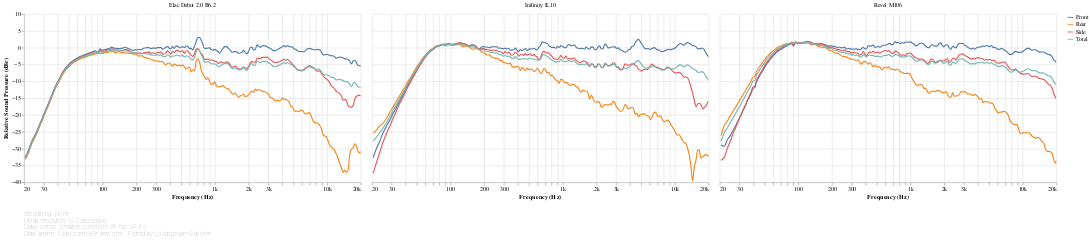

Source (notebook cell):
### Markdown cell above
[ANSI-CTA-2034-A](https://shop.cta.tech/products/standard-method-of-measurement-for-in-home-loudspeakers) section 5.2 defines the following Horizontal Reflection curves as the power average of the responses at the following horizontal angles:

- **Front**: ±0-30°
- **Side**: ±40-80°
- **Rear**: ±90-180° (i.e. rear semicircle)

### Code cell
#@markdown
def reflection_responses_chart(axis):
    return conditional_chart(max_sidebyside_speaker_count, lambda: frequency_response_db_chart(
        speakers_fr_ready
            .loc[:, f'{axis} Reflections']
            .rename_axis(columns=['Direction'])
            .rename(columns=lambda column:
                    re.sub(f' ?{axis} ?', '', re.sub(' ?Reflection ?', '', column))),
        lambda chart: lsx.util.pipe(chart
            .encode(sound_pressure_yaxis(), key_color()),
            speaker_facet, speaker_input),
        lambda chart: lsx.alt.interactive_line(chart),
        fold={},
        additional_tooltips=[alt.Tooltip('key', type='nominal', title='Direction')],
        sidebyside=True))

reflection_responses_chart('Horizontal')

### Figure 1 — Vega-Lite specification as saved in the notebook (floating-point values rounded to 4 significant figures; data arrays with more than 128 entries replaced by an {"elided": "..."} marker saying what was removed)
{"config": {"view": {"continuousWidth": 400, "continuousHeight": 300, "opacity": 0}}, "vconcat": [{"data": {"name": "data-854c68ca50de1d2d6534e2aaac812b79"}, "facet": {"type": "nominal", "field": "speaker", "title": null}, "spec": {"layer": [{"mark": {"type": "line", "clip": true, "interpolate": "monotone"}, "encoding": {"opacity": {"condition": {"value": 1, "selection": "selector026"}, "value": 0.2}}, "selection": {"selector026": {"type": "multi", "encodings": ["color"], "bind": "legend"}, "selector028": {"type": "interval", "bind": "scales", "encodings": ["x", "y"]}, "selector029": {"type": "single", "fields": ["speaker"], "bind": {"input": "select", "options": [null, "Elac Debut 2.0 B6.2", "Inifinity IL10", "Revel M106"], "labels": ["All", "Elac Debut 2.0 B6.2", "Inifinity IL10", "Revel M106"], "name": "Speaker: "}}}}, {"mark": {"type": "circle", "clip": true, "size": 100}, "encoding": {"fillOpacity": {"condition": {"value": 0.3, "selection": "selector027"}, "value": 0}}, "selection": {"selector027": {"type": "single", "on": "mouseover", "clear": "mouseout", "empty": "none", "encodings": ["x", "y"]}}}], "encoding": {"color": {"type": "nominal", "field": "key", "legend": {"symbolType": "stroke"}, "sort": null, "title": null}, "tooltip": [{"type": "nominal", "field": "key", "title": "Direction"}, {"type": "quantitative", "field": "frequency", "format": ".03s", "title": "Frequency (Hz)"}, {"type": "quantitative", "field": "value", "format": ".2f", "title": "Value (dB)"}], "x": {"type": "quantitative", "axis": {"format": "s"}, "field": "frequency", "scale": {"base": 10, "domain": [20, 20000], "nice": false, "type": "log"}, "title": "Frequency (Hz)"}, "y": {"type": "quantitative", "axis": {"grid": true}, "field": "value", "scale": {"domain": [-40, 10]}, "title": ["Relative Sound Pressure (dBr)"]}}, "height": 300, "transform": [{"flatten": ["frequency", "Front", "Rear", "Side", "Total"]}, {"fold": ["Front", "Rear", "Side", "Total"]}], "width": 600}, "transform": [{"filter": {"selection": "selector029"}}]}, {"mark": "text", "height": 1, "title": {"text": ["Smoothing: None", "Mean resolution: 19.5 pts/octave", "Data License: Creative Commons BY-NC-SA 4.0", "Data: amirm, AudioScienceReview.com - Plotted by Loudspeaker Explorer"], "anchor": "start", "color": "gray", "fontSize": 10, "fontWeight": "lighter"}, "width": 600}], "resolve": {"legend": {"color": "independent"}}, "$schema": "https://vega.github.io/schema/vega-lite/v4.8.1.json", "datasets": {"data-854c68ca50de1d2d6534e2aaac812b79": [{"speaker": "Elac Debut 2.0 B6.2", "frequency": {"elided": "194 float values"}, "Front": {"elided": "194 float values"}, "Rear": {"elided": "194 float values"}, "Side": {"elided": "194 float values"}, "Total": {"elided": "194 float values"}}, {"speaker": "Inifinity IL10", "frequency": {"elided": "194 float values"}, "Front": {"elided": "194 float values"}, "Rear": {"elided": "194 float values"}, "Side": {"elided": "194 float values"}, "Total": {"elided": "194 float values"}}, {"speaker": "Revel M106", "frequency": {"elided": "194 float values"}, "Front": {"elided": "194 float values"}, "Rear": {"elided": "194 float values"}, "Side": {"elided": "194 float values"}, "Total": {"elided": "194 float values"}}]}}
